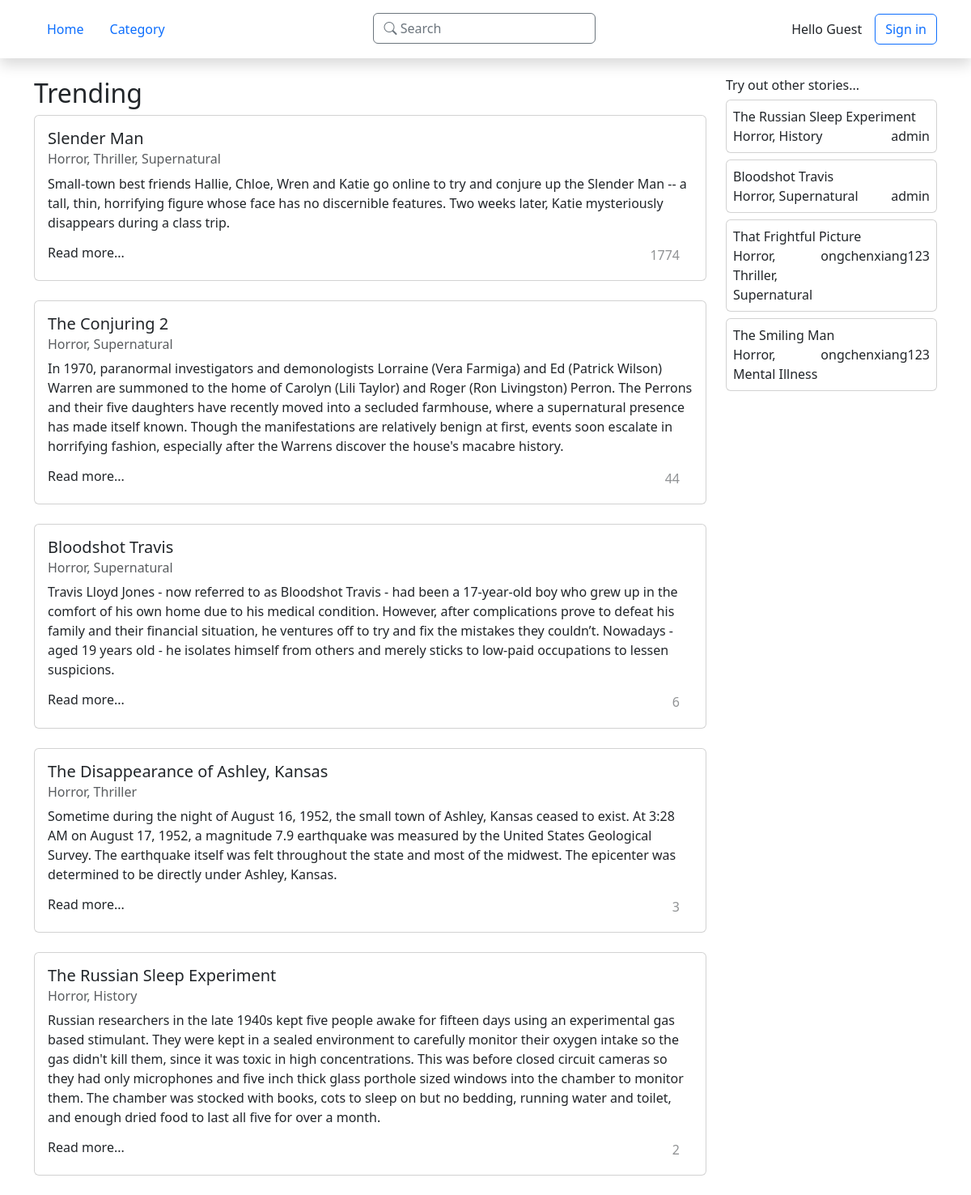
The app's page /oldstimes/, older data.
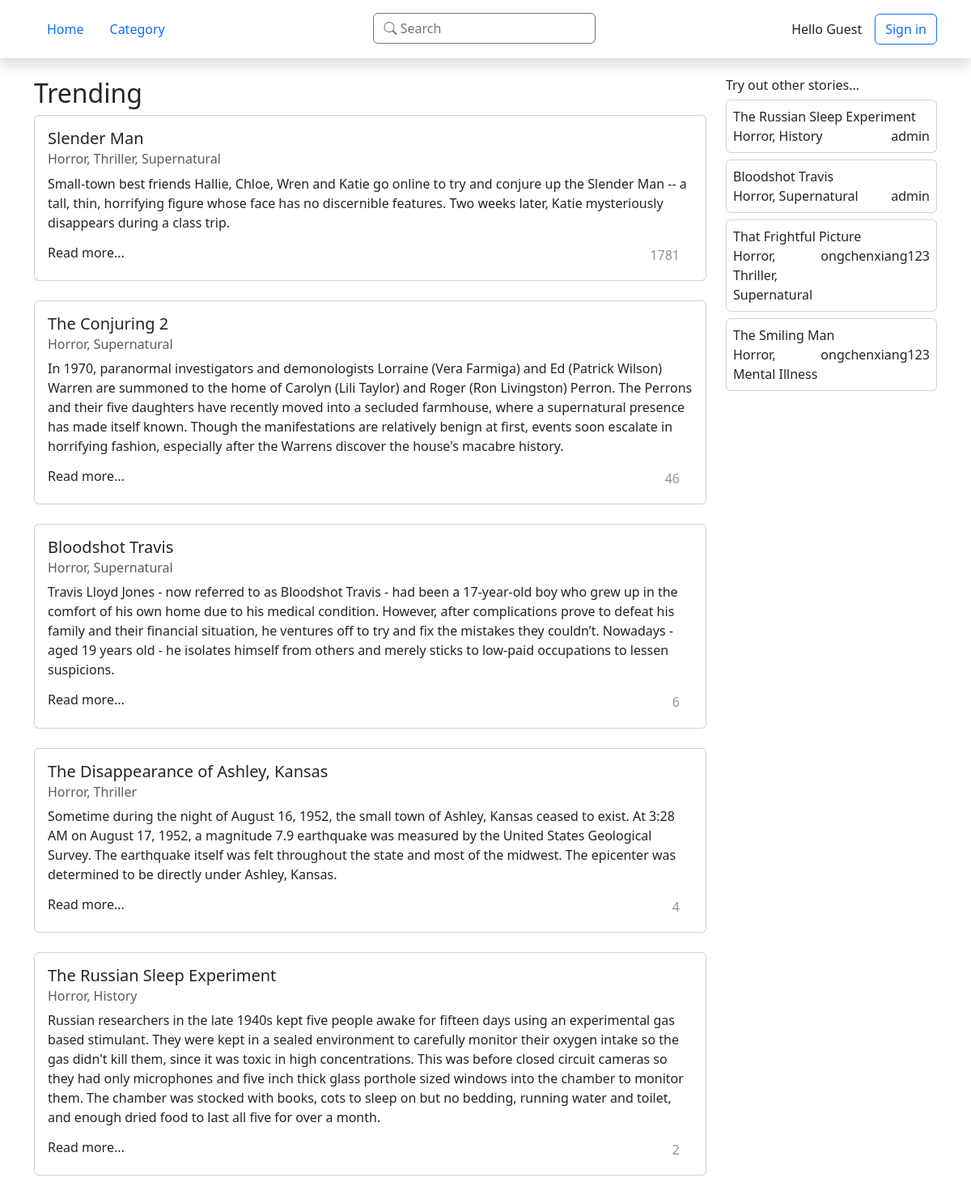
The same page, newer data.
### old_straits_times/models.py (models this page shows, shortened)
class Story(models.Model):
    title = models.CharField(max_length=50)
    author = models.ForeignKey(Author, on_delete=models.CASCADE)
    genre = models.ManyToManyField(Genre, blank=True)
    abstract = models.TextField(max_length=250, blank=True,
                                   validators=[MaxLengthValidator(250)])
    date_published = models.DateTimeField('date published', auto_now_add=True)
    date_last_updated = models.DateTimeField('date last updated')
    views_total = models.IntegerField(default=0)
    is_private = models.BooleanField(default=False)
    content = RichTextField()
    def get_views_total(self):
        return f'{self.views_total:3}'
    def get_genre(self):
        return ", ".join([s.name for s in self.genre.all()])
    get_genre.short_description = 'Genre'

class Genre(models.Model):
    name = models.CharField(max_length=30)

### old_straits_times/views/__init__.py (the view)
# urls.py: path('', views.index, name='index'),
def index(request):
    template_name = 'old_straits_times/index.html'
    trending_stories = Story.objects.filter(is_private=False).order_by('-views_total')[:5]
    pks = Story.objects.values_list('pk', flat=True)
    random_pks = []
    if len(pks) <= 5:
        random_pks = pks
    else:
        while len(random_pks) != 5:
            random_pk = choice(pks)
            if random_pk not in random_pks:
                random_pks.append(random_pk)
    random_stories = Story.objects.filter(id__in=random_pks, is_private=False).order_by('date_last_updated')
    return render(request, template_name, {
        'trending_stories': trending_stories,
        'random_stories': random_stories
    })

### old_straits_times/templates/old_straits_times/index.html (shortened to what this page needs)
{% extends './base.html' %}
{% block content %}
      <div class="row gx-8">
            <div class="col-12 col-md-5 col-lg-4 col-xl-3 order-md-2">
                  <h6>Try out other stories...</h6>
                  <div class="row mb-4 mb-md-0 align-items-stretch gy-2">
                        {% for story in random_stories %}
                              <a class="text-muted text-decoration-none col-6 col-md-12" href="{% url 'oldstimes:story' story.id %}">
                                    <div class="card p-2 h-100 d-flex flex-column justify-content-between">
                                          <p class="mb-0">{{ story.title }}</p>
                                          <div class="fs-7.5 d-flex justify-content-between">
                                                <p class="mb-0">{{ story.get_genre }}</p>
                                                <p class="mb-0">{{ story.author.username }}</p>
                                          </div>
                                    </div>
                              </a>
                        {% endfor %}
                  </div>
            </div>
            <div class="col order-md-1">
                  <h2>Trending</h2>
                  <div class="row row-cols-1 gx-0 gy-4">
                        {% for story in trending_stories %}
                              <a class="text-muted text-decoration-none" href="{% url 'oldstimes:story' story.id %}">
                                    <div class="card">
                                          <div class="card-body">
                                                <h5 class="card-title">{{ story.title }}</h5>
                                                <h6 class="card-subtitle mb-2 text-muted">{{ story.get_genre }}</h6>
                                                <p class="card-text">{{ story.abstract }}</p>
                                                <div class="d-flex justify-content-between">
                                                      <h6>Read more...</h6>
                                                      <div class="d-flex text-body-tertiary ">
                                                            <p id='views' class="fs-7 mb-0">{{ story.get_views_total }}</p>
                                                      </div>
                                                </div>
                                          </div>
                                    </div>
                              </a>
                        {% endfor %}
                  </div>
            </div>
      </div>
{% endblock content %}

Row changes from the older to the newer data that the page shows:
changed Story "Slender Man": get_views_total "1774" → "1781"
changed Story "The Conjuring 2": get_views_total "44" → "46"
changed Story "The Disappearance of Ashley, Kansas": get_views_total "3" → "4"
